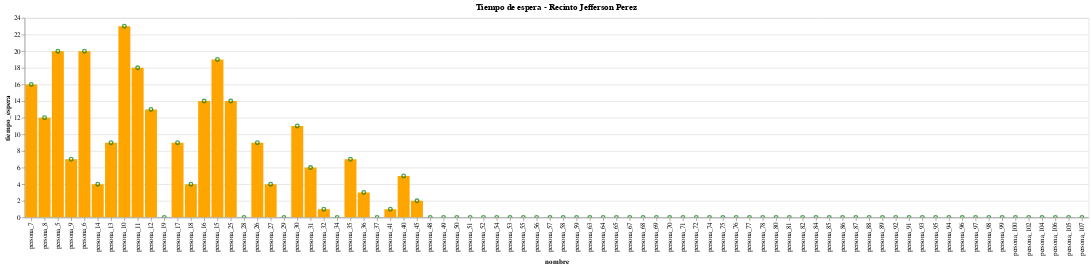

The notebook cell saved with this chart:
### Code cell
alt.Chart(df_data[df_data['resultado_vacuna']==1]).mark_bar(color='orange').encode(
    x=alt.X('nombre',sort=alt.EncodingSortField(field="id", op="count", order='ascending')),
    y='tiempo_espera'
    )+alt.Chart(df_data[df_data['resultado_vacuna']==1]).mark_point(color='green').encode(
        x=alt.X('nombre',sort=alt.EncodingSortField(field="id", op="count", order='ascending')),
        y='tiempo_espera').properties(title='Tiempo de espera - Recinto Jefferson Perez').interactive()

### Figure 1 — Vega-Lite specification as saved in the notebook (floating-point values rounded to 4 significant figures)
{"config": {"view": {"continuousWidth": 400, "continuousHeight": 300}}, "layer": [{"data": {"name": "data-af7898a4a376cb6851c0e39bcf5a9975"}, "mark": {"type": "bar", "color": "orange"}, "encoding": {"x": {"type": "nominal", "field": "nombre", "sort": {"field": "id", "op": "count", "order": "ascending"}}, "y": {"type": "quantitative", "field": "tiempo_espera"}}}, {"data": {"name": "data-af7898a4a376cb6851c0e39bcf5a9975"}, "mark": {"type": "point", "color": "green"}, "encoding": {"x": {"type": "nominal", "field": "nombre", "sort": {"field": "id", "op": "count", "order": "ascending"}}, "y": {"type": "quantitative", "field": "tiempo_espera"}}, "selection": {"selector002": {"type": "interval", "bind": "scales", "encodings": ["x", "y"]}}, "title": "Tiempo de espera - Recinto Jefferson Perez"}], "$schema": "https://vega.github.io/schema/vega-lite/v4.8.1.json", "datasets": {"data-af7898a4a376cb6851c0e39bcf5a9975": [{"id": 7, "nombre": "persona_7", "tiempo_exam": 20, "tiempo_datos": 2, "tiempo_vacuna": 5, "tiempo_certificado": 1, "tiempo_salida": 2, "tiempo_espera": 16, "resultado_vacuna": 1, "tiempo_total": 30}, {"id": 8, "nombre": "persona_8", "tiempo_exam": 20, "tiempo_datos": 2, "tiempo_vacuna": 6, "tiempo_certificado": 2, "tiempo_salida": 2, "tiempo_espera": 12, "resultado_vacuna": 1, "tiempo_total": 32}, {"id": 5, "nombre": "persona_5", "tiempo_exam": 20, "tiempo_datos": 3, "tiempo_vacuna": 9, "tiempo_certificado": 1, "tiempo_salida": 5, "tiempo_espera": 20, "resultado_vacuna": 1, "tiempo_total": 38}, {"id": 9, "nombre": "persona_9", "tiempo_exam": 20, "tiempo_datos": 3, "tiempo_vacuna": 9, "tiempo_certificado": 1, "tiempo_salida": 3, "tiempo_espera": 7, "resultado_vacuna": 1, "tiempo_total": 36}, {"id": 6, "nombre": "persona_6", "tiempo_exam": 20, "tiempo_datos": 4, "tiempo_vacuna": 9, "tiempo_certificado": 1, "tiempo_salida": 4, "tiempo_espera": 20, "resultado_vacuna": 1, "tiempo_total": 38}, {"id": 14, "nombre": "persona_14", "tiempo_exam": 20, "tiempo_datos": 2, "tiempo_vacuna": 6, "tiempo_certificado": 1, "tiempo_salida": 1, "tiempo_espera": 4, "resultado_vacuna": 1, "tiempo_total": 30}, {"id": 13, "nombre": "persona_13", "tiempo_exam": 20, "tiempo_datos": 3, "tiempo_vacuna": 5, "tiempo_certificado": 1, "tiempo_salida": 1, "tiempo_espera": 9, "resultado_vacuna": 1, "tiempo_total": 30}, {"id": 10, "nombre": "persona_10", "tiempo_exam": 20, "tiempo_datos": 2, "tiempo_vacuna": 8, "tiempo_certificado": 1, "tiempo_salida": 2, "tiempo_espera": 23, "resultado_vacuna": 1, "tiempo_total": 33}, {"id": 11, "nombre": "persona_11", "tiempo_exam": 20, "tiempo_datos": 3, "tiempo_vacuna": 9, "tiempo_certificado": 1, "tiempo_salida": 5, "tiempo_espera": 18, "resultado_vacuna": 1, "tiempo_total": 38}, {"id": 12, "nombre": "persona_12", "tiempo_exam": 20, "tiempo_datos": 2, "tiempo_vacuna": 10, "tiempo_certificado": 2, "tiempo_salida": 5, "tiempo_espera": 13, "resultado_vacuna": 1, "tiempo_total": 39}, {"id": 19, "nombre": "persona_19", "tiempo_exam": 20, "tiempo_datos": 2, "tiempo_vacuna": 8, "tiempo_certificado": 1, "tiempo_salida": 4, "tiempo_espera": 0, "resultado_vacuna": 1, "tiempo_total": 35}, {"id": 17, "nombre": "persona_17", "tiempo_exam": 20, "tiempo_datos": 4, "tiempo_vacuna": 6, "tiempo_certificado": 1, "tiempo_salida": 3, "tiempo_espera": 9, "resultado_vacuna": 1, "tiempo_total": 34}, {"id": 18, "nombre": "persona_18", "tiempo_exam": 20, "tiempo_datos": 4, "tiempo_vacuna": 8, "tiempo_certificado": 1, "tiempo_salida": 1, "tiempo_espera": 4, "resultado_vacuna": 1, "tiempo_total": 34}, {"id": 16, "nombre": "persona_16", "tiempo_exam": 20, "tiempo_datos": 4, "tiempo_vacuna": 9, "tiempo_certificado": 1, "tiempo_salida": 2, "tiempo_espera": 14, "resultado_vacuna": 1, "tiempo_total": 36}, {"id": 15, "nombre": "persona_15", "tiempo_exam": 20, "tiempo_datos": 4, "tiempo_vacuna": 9, "tiempo_certificado": 3, "tiempo_salida": 1, "tiempo_espera": 19, "resultado_vacuna": 1, "tiempo_total": 37}, {"id": 25, "nombre": "persona_25", "tiempo_exam": 20, "tiempo_datos": 2, "tiempo_vacuna": 7, "tiempo_certificado": 3, "tiempo_salida": 4, "tiempo_espera": 14, "resultado_vacuna": 1, "tiempo_total": 36}, {"id": 28, "nombre": "persona_28", "tiempo_exam": 20, "tiempo_datos": 3, "tiempo_vacuna": 8, "tiempo_certificado": 1, "tiempo_salida": 4, "tiempo_espera": 0, "resultado_vacuna": 1, "tiempo_total": 36}, {"id": 26, "nombre": "persona_26", "tiempo_exam": 20, "tiempo_datos": 4, "tiempo_vacuna": 7, "tiempo_certificado": 1, "tiempo_salida": 1, "tiempo_espera": 9, "resultado_vacuna": 1, "tiempo_total": 33}, {"id": 27, "nombre": "persona_27", "tiempo_exam": 20, "tiempo_datos": 4, "tiempo_vacuna": 6, "tiempo_certificado": 3, "tiempo_salida": 4, "tiempo_espera": 4, "resultado_vacuna": 1, "tiempo_total": 37}, {"id": 29, "nombre": "persona_29", "tiempo_exam": 20, "tiempo_datos": 3, "tiempo_vacuna": 10, "tiempo_certificado": 1, "tiempo_salida": 2, "tiempo_espera": 0, "resultado_vacuna": 1, "tiempo_total": 36}, {"id": 30, "nombre": "persona_30", "tiempo_exam": 20, "tiempo_datos": 4, "tiempo_vacuna": 5, "tiempo_certificado": 2, "tiempo_salida": 2, "tiempo_espera": 11, "resultado_vacuna": 1, "tiempo_total": 33}, {"id": 31, "nombre": "persona_31", "tiempo_exam": 20, "tiempo_datos": 3, "tiempo_vacuna": 9, "tiempo_certificado": 1, "tiempo_salida": 2, "tiempo_espera": 6, "resultado_vacuna": 1, "tiempo_total": 35}, {"id": 32, "nombre": "persona_32", "tiempo_exam": 20, "tiempo_datos": 4, "tiempo_vacuna": 9, "tiempo_certificado": 1, "tiempo_salida": 1, "tiempo_espera": 1, "resultado_vacuna": 1, "tiempo_total": 35}, {"id": 34, "nombre": "persona_34", "tiempo_exam": 20, "tiempo_datos": 3, "tiempo_vacuna": 10, "tiempo_certificado": 2, "tiempo_salida": 5, "tiempo_espera": 0, "resultado_vacuna": 1, "tiempo_total": 40}, {"id": 35, "nombre": "persona_35", "tiempo_exam": 20, "tiempo_datos": 3, "tiempo_vacuna": 5, "tiempo_certificado": 2, "tiempo_salida": 3, "tiempo_espera": 7, "resultado_vacuna": 1, "tiempo_total": 33}, {"id": 36, "nombre": "persona_36", "tiempo_exam": 20, "tiempo_datos": 2, "tiempo_vacuna": 9, "tiempo_certificado": 1, "tiempo_salida": 4, "tiempo_espera": 3, "resultado_vacuna": 1, "tiempo_total": 36}, {"id": 37, "nombre": "persona_37", "tiempo_exam": 20, "tiempo_datos": 2, "tiempo_vacuna": 8, "tiempo_certificado": 2, "tiempo_salida": 1, "tiempo_espera": 0, "resultado_vacuna": 1, "tiempo_total": 33}, {"id": 41, "nombre": "persona_41", "tiempo_exam": 20, "tiempo_datos": 3, "tiempo_vacuna": 7, "tiempo_certificado": 3, "tiempo_salida": 2, "tiempo_espera": 1, "resultado_vacuna": 1, "tiempo_total": 35}, {"id": 40, "nombre": "persona_40", "tiempo_exam": 20, "tiempo_datos": 3, "tiempo_vacuna": 10, "tiempo_certificado": 1, "tiempo_salida": 2, "tiempo_espera": 5, "resultado_vacuna": 1, "tiempo_total": 36}, {"id": 45, "nombre": "persona_45", "tiempo_exam": 20, "tiempo_datos": 3, "tiempo_vacuna": 7, "tiempo_certificado": 1, "tiempo_salida": 1, "tiempo_espera": 2, "resultado_vacuna": 1, "tiempo_total": 32}, {"id": 48, "nombre": "persona_48", "tiempo_exam": 20, "tiempo_datos": 4, "tiempo_vacuna": 6, "tiempo_certificado": 2, "tiempo_salida": 1, "tiempo_espera": 0, "resultado_vacuna": 1, "tiempo_total": 33}, {"id": 49, "nombre": "persona_49", "tiempo_exam": 20, "tiempo_datos": 4, "tiempo_vacuna": 5, "tiempo_certificado": 1, "tiempo_salida": 5, "tiempo_espera": 0, "resultado_vacuna": 1, "tiempo_total": 35}, {"id": 50, "nombre": "persona_50", "tiempo_exam": 20, "tiempo_datos": 4, "tiempo_vacuna": 10, "tiempo_certificado": 2, "tiempo_salida": 3, "tiempo_espera": 0, "resultado_vacuna": 1, "tiempo_total": 39}, {"id": 51, "nombre": "persona_51", "tiempo_exam": 20, "tiempo_datos": 3, "tiempo_vacuna": 10, "tiempo_certificado": 1, "tiempo_salida": 4, "tiempo_espera": 0, "resultado_vacuna": 1, "tiempo_total": 38}, {"id": 52, "nombre": "persona_52", "tiempo_exam": 20, "tiempo_datos": 2, "tiempo_vacuna": 10, "tiempo_certificado": 2, "tiempo_salida": 4, "tiempo_espera": 0, "resultado_vacuna": 1, "tiempo_total": 38}, {"id": 54, "nombre": "persona_54", "tiempo_exam": 20, "tiempo_datos": 3, "tiempo_vacuna": 6, "tiempo_certificado": 1, "tiempo_salida": 5, "tiempo_espera": 0, "resultado_vacuna": 1, "tiempo_total": 35}, {"id": 53, "nombre": "persona_53", "tiempo_exam": 20, "tiempo_datos": 4, "tiempo_vacuna": 10, "tiempo_certificado": 2, "tiempo_salida": 2, "tiempo_espera": 0, "resultado_vacuna": 1, "tiempo_total": 38}, {"id": 55, "nombre": "persona_55", "tiempo_exam": 20, "tiempo_datos": 3, "tiempo_vacuna": 10, "tiempo_certificado": 1, "tiempo_salida": 3, "tiempo_espera": 0, "resultado_vacuna": 1, "tiempo_total": 37}, {"id": 56, "nombre": "persona_56", "tiempo_exam": 20, "tiempo_datos": 3, "tiempo_vacuna": 9, "tiempo_certificado": 2, "tiempo_salida": 4, "tiempo_espera": 0, "resultado_vacuna": 1, "tiempo_total": 38}, {"id": 57, "nombre": "persona_57", "tiempo_exam": 20, "tiempo_datos": 2, "tiempo_vacuna": 7, "tiempo_certificado": 2, "tiempo_salida": 2, "tiempo_espera": 0, "resultado_vacuna": 1, "tiempo_total": 33}, {"id": 58, "nombre": "persona_58", "tiempo_exam": 20, "tiempo_datos": 3, "tiempo_vacuna": 8, "tiempo_certificado": 1, "tiempo_salida": 3, "tiempo_espera": 0, "resultado_vacuna": 1, "tiempo_total": 35}, {"id": 59, "nombre": "persona_59", "tiempo_exam": 20, "tiempo_datos": 2, "tiempo_vacuna": 9, "tiempo_certificado": 2, "tiempo_salida": 4, "tiempo_espera": 0, "resultado_vacuna": 1, "tiempo_total": 37}, {"id": 63, "nombre": "persona_63", "tiempo_exam": 20, "tiempo_datos": 3, "tiempo_vacuna": 6, "tiempo_certificado": 1, "tiempo_salida": 1, "tiempo_espera": 0, "resultado_vacuna": 1, "tiempo_total": 31}, {"id": 64, "nombre": "persona_64", "tiempo_exam": 20, "tiempo_datos": 2, "tiempo_vacuna": 5, "tiempo_certificado": 3, "tiempo_salida": 3, "tiempo_espera": 0, "resultado_vacuna": 1, "tiempo_total": 33}, {"id": 65, "nombre": "persona_65", "tiempo_exam": 20, "tiempo_datos": 3, "tiempo_vacuna": 9, "tiempo_certificado": 2, "tiempo_salida": 4, "tiempo_espera": 0, "resultado_vacuna": 1, "tiempo_total": 38}, {"id": 67, "nombre": "persona_67", "tiempo_exam": 20, "tiempo_datos": 4, "tiempo_vacuna": 8, "tiempo_certificado": 2, "tiempo_salida": 4, "tiempo_espera": 0, "resultado_vacuna": 1, "tiempo_total": 38}, {"id": 68, "nombre": "persona_68", "tiempo_exam": 20, "tiempo_datos": 2, "tiempo_vacuna": 6, "tiempo_certificado": 2, "tiempo_salida": 3, "tiempo_espera": 0, "resultado_vacuna": 1, "tiempo_total": 33}, {"id": 69, "nombre": "persona_69", "tiempo_exam": 20, "tiempo_datos": 2, "tiempo_vacuna": 8, "tiempo_certificado": 2, "tiempo_salida": 4, "tiempo_espera": 0, "resultado_vacuna": 1, "tiempo_total": 36}, {"id": 70, "nombre": "persona_70", "tiempo_exam": 20, "tiempo_datos": 4, "tiempo_vacuna": 8, "tiempo_certificado": 2, "tiempo_salida": 2, "tiempo_espera": 0, "resultado_vacuna": 1, "tiempo_total": 36}, {"id": 71, "nombre": "persona_71", "tiempo_exam": 20, "tiempo_datos": 3, "tiempo_vacuna": 6, "tiempo_certificado": 3, "tiempo_salida": 1, "tiempo_espera": 0, "resultado_vacuna": 1, "tiempo_total": 33}, {"id": 72, "nombre": "persona_72", "tiempo_exam": 20, "tiempo_datos": 3, "tiempo_vacuna": 8, "tiempo_certificado": 1, "tiempo_salida": 1, "tiempo_espera": 0, "resultado_vacuna": 1, "tiempo_total": 33}, {"id": 74, "nombre": "persona_74", "tiempo_exam": 20, "tiempo_datos": 2, "tiempo_vacuna": 8, "tiempo_certificado": 2, "tiempo_salida": 3, "tiempo_espera": 0, "resultado_vacuna": 1, "tiempo_total": 35}, {"id": 75, "nombre": "persona_75", "tiempo_exam": 20, "tiempo_datos": 3, "tiempo_vacuna": 8, "tiempo_certificado": 2, "tiempo_salida": 4, "tiempo_espera": 0, "resultado_vacuna": 1, "tiempo_total": 37}, {"id": 76, "nombre": "persona_76", "tiempo_exam": 20, "tiempo_datos": 3, "tiempo_vacuna": 7, "tiempo_certificado": 1, "tiempo_salida": 1, "tiempo_espera": 0, "resultado_vacuna": 1, "tiempo_total": 32}, {"id": 77, "nombre": "persona_77", "tiempo_exam": 20, "tiempo_datos": 4, "tiempo_vacuna": 10, "tiempo_certificado": 1, "tiempo_salida": 4, "tiempo_espera": 0, "resultado_vacuna": 1, "tiempo_total": 39}, {"id": 78, "nombre": "persona_78", "tiempo_exam": 20, "tiempo_datos": 3, "tiempo_vacuna": 9, "tiempo_certificado": 1, "tiempo_salida": 5, "tiempo_espera": 0, "resultado_vacuna": 1, "tiempo_total": 38}, {"id": 80, "nombre": "persona_80", "tiempo_exam": 20, "tiempo_datos": 3, "tiempo_vacuna": 7, "tiempo_certificado": 2, "tiempo_salida": 5, "tiempo_espera": 0, "resultado_vacuna": 1, "tiempo_total": 37}, {"id": 81, "nombre": "persona_81", "tiempo_exam": 20, "tiempo_datos": 4, "tiempo_vacuna": 5, "tiempo_certificado": 1, "tiempo_salida": 5, "tiempo_espera": 0, "resultado_vacuna": 1, "tiempo_total": 35}, {"id": 82, "nombre": "persona_82", "tiempo_exam": 20, "tiempo_datos": 3, "tiempo_vacuna": 5, "tiempo_certificado": 3, "tiempo_salida": 5, "tiempo_espera": 0, "resultado_vacuna": 1, "tiempo_total": 36}, {"id": 84, "nombre": "persona_84", "tiempo_exam": 20, "tiempo_datos": 3, "tiempo_vacuna": 10, "tiempo_certificado": 2, "tiempo_salida": 5, "tiempo_espera": 0, "resultado_vacuna": 1, "tiempo_total": 40}, {"id": 85, "nombre": "persona_85", "tiempo_exam": 20, "tiempo_datos": 4, "tiempo_vacuna": 8, "tiempo_certificado": 1, "tiempo_salida": 4, "tiempo_espera": 0, "resultado_vacuna": 1, "tiempo_total": 37}, {"id": 86, "nombre": "persona_86", "tiempo_exam": 20, "tiempo_datos": 4, "tiempo_vacuna": 8, "tiempo_certificado": 3, "tiempo_salida": 3, "tiempo_espera": 0, "resultado_vacuna": 1, "tiempo_total": 38}, {"id": 87, "nombre": "persona_87", "tiempo_exam": 20, "tiempo_datos": 3, "tiempo_vacuna": 5, "tiempo_certificado": 3, "tiempo_salida": 3, "tiempo_espera": 0, "resultado_vacuna": 1, "tiempo_total": 34}, {"id": 88, "nombre": "persona_88", "tiempo_exam": 20, "tiempo_datos": 3, "tiempo_vacuna": 7, "tiempo_certificado": 2, "tiempo_salida": 3, "tiempo_espera": 0, "resultado_vacuna": 1, "tiempo_total": 35}, {"id": 89, "nombre": "persona_89", "tiempo_exam": 20, "tiempo_datos": 3, "tiempo_vacuna": 8, "tiempo_certificado": 2, "tiempo_salida": 5, "tiempo_espera": 0, "resultado_vacuna": 1, "tiempo_total": 38}, {"id": 92, "nombre": "persona_92", "tiempo_exam": 20, "tiempo_datos": 2, "tiempo_vacuna": 5, "tiempo_certificado": 1, "tiempo_salida": 1, "tiempo_espera": 0, "resultado_vacuna": 1, "tiempo_total": 29}, {"id": 91, "nombre": "persona_91", "tiempo_exam": 20, "tiempo_datos": 4, "tiempo_vacuna": 8, "tiempo_certificado": 2, "tiempo_salida": 3, "tiempo_espera": 0, "resultado_vacuna": 1, "tiempo_total": 37}, {"id": 93, "nombre": "persona_93", "tiempo_exam": 20, "tiempo_datos": 3, "tiempo_vacuna": 7, "tiempo_certificado": 2, "tiempo_salida": 3, "tiempo_espera": 0, "resultado_vacuna": 1, "tiempo_total": 35}, {"id": 95, "nombre": "persona_95", "tiempo_exam": 20, "tiempo_datos": 3, "tiempo_vacuna": 5, "tiempo_certificado": 1, "tiempo_salida": 1, "tiempo_espera": 0, "resultado_vacuna": 1, "tiempo_total": 30}, {"id": 94, "nombre": "persona_94", "tiempo_exam": 20, "tiempo_datos": 4, "tiempo_vacuna": 8, "tiempo_certificado": 3, "tiempo_salida": 1, "tiempo_espera": 0, "resultado_vacuna": 1, "tiempo_total": 36}, {"id": 96, "nombre": "persona_96", "tiempo_exam": 20, "tiempo_datos": 2, "tiempo_vacuna": 7, "tiempo_certificado": 1, "tiempo_salida": 4, "tiempo_espera": 0, "resultado_vacuna": 1, "tiempo_total": 34}, {"id": 97, "nombre": "persona_97", "tiempo_exam": 20, "tiempo_datos": 2, "tiempo_vacuna": 7, "tiempo_certificado": 3, "tiempo_salida": 1, "tiempo_espera": 0, "resultado_vacuna": 1, "tiempo_total": 33}, {"id": 98, "nombre": "persona_98", "tiempo_exam": 20, "tiempo_datos": 2, "tiempo_vacuna": 7, "tiempo_certificado": 2, "tiempo_salida": 3, "tiempo_espera": 0, "resultado_vacuna": 1, "tiempo_total": 34}, {"id": 99, "nombre": "persona_99", "tiempo_exam": 20, "tiempo_datos": 2, "tiempo_vacuna": 8, "tiempo_certificado": 1, "tiempo_salida": 2, "tiempo_espera": 0, "resultado_vacuna": 1, "tiempo_total": 33}, {"id": 100, "nombre": "persona_100", "tiempo_exam": 20, "tiempo_datos": 4, "tiempo_vacuna": 7, "tiempo_certificado": 3, "tiempo_salida": 2, "tiempo_espera": 0, "resultado_vacuna": 1, "tiempo_total": 36}, {"id": 102, "nombre": "persona_102", "tiempo_exam": 20, "tiempo_datos": 2, "tiempo_vacuna": 8, "tiempo_certificado": 1, "tiempo_salida": 5, "tiempo_espera": 0, "resultado_vacuna": 1, "tiempo_total": 36}, {"id": 104, "nombre": "persona_104", "tiempo_exam": 20, "tiempo_datos": 4, "tiempo_vacuna": 6, "tiempo_certificado": 3, "tiempo_salida": 1, "tiempo_espera": 0, "resultado_vacuna": 1, "tiempo_total": 34}, {"id": 106, "nombre": "persona_106", "tiempo_exam": 20, "tiempo_datos": 3, "tiempo_vacuna": 5, "tiempo_certificado": 2, "tiempo_salida": 3, "tiempo_espera": 0, "resultado_vacuna": 1, "tiempo_total": 33}, {"id": 105, "nombre": "persona_105", "tiempo_exam": 20, "tiempo_datos": 3, "tiempo_vacuna": 10, "tiempo_certificado": 3, "tiempo_salida": 2, "tiempo_espera": 0, "resultado_vacuna": 1, "tiempo_total": 38}, {"id": 107, "nombre": "persona_107", "tiempo_exam": 20, "tiempo_datos": 4, "tiempo_vacuna": 5, "tiempo_certificado": 2, "tiempo_salida": 1, "tiempo_espera": 0, "resultado_vacuna": 1, "tiempo_total": 32}]}}
